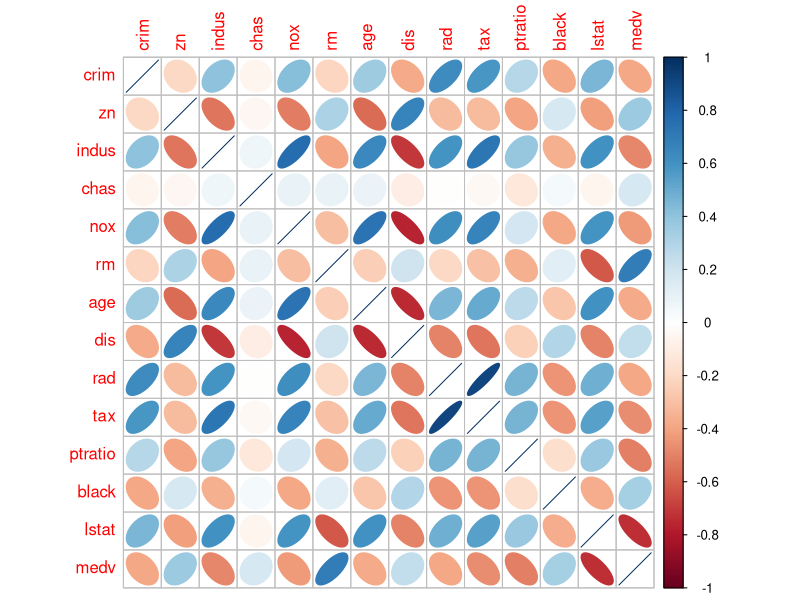

Write the R code that produced this figure.
# LAB Code: Pearson Correlation Plot Boston dataset

library(MASS)
library(corrplot) 

# cor function calculates the pearson correlation coefficient
cor(Boston)

# corrplot plots the correlations
corrplot(cor(Boston), method = "ellipse")



